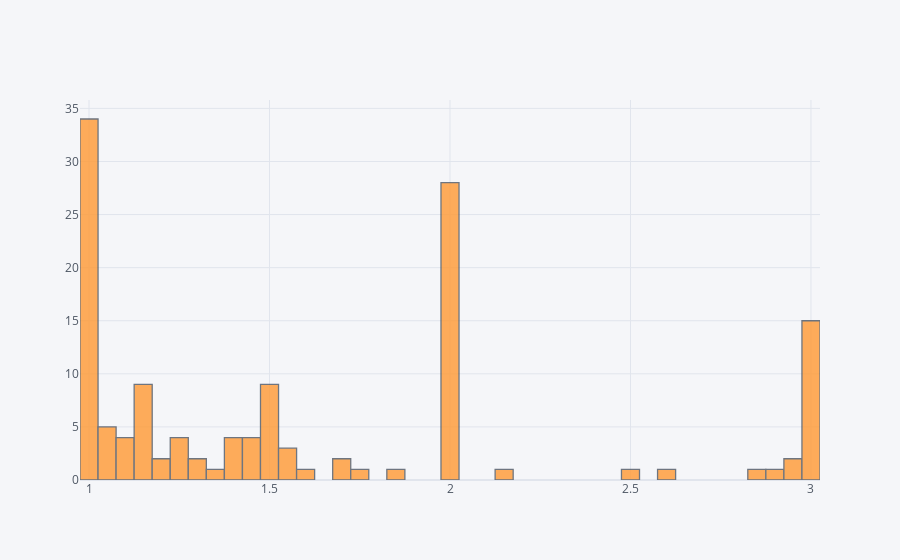

The cell this chart's notebook holds for it:
### Code cell
print(df.groupby('SubjectsBirthLocation')['DODRace'].count().sort_values())
print()

df.groupby('SubjectsBirthLocation')['DODRace'].mean().iplot(kind='histogram',subplots=True,bins=50)

### Figure 1 — Plotly figure (JSON) as saved in the notebook; plotly's stock layout.template omitted (floating-point values rounded to 4 significant figures; data arrays with more than 128 entries replaced by an {"elided": "..."} marker saying what was removed)
{"data": [{"histfunc": "count", "histnorm": "", "marker": {"color": "rgba(255, 153, 51, 1.0)", "line": {"color": "#4D5663", "width": 1.3}}, "name": "DODRace", "nbinsx": 50, "opacity": 0.8, "orientation": "v", "type": "histogram", "x": {"elided": "136 float values"}, "xaxis": "x", "yaxis": "y"}], "layout": {"barmode": "overlay", "legend": {"bgcolor": "#F5F6F9", "font": {"color": "#4D5663"}}, "paper_bgcolor": "#F5F6F9", "plot_bgcolor": "#F5F6F9", "title": {"font": {"color": "#4D5663"}}, "xaxis": {"anchor": "y", "domain": [0, 1], "gridcolor": "#E1E5ED", "showgrid": true, "tickfont": {"color": "#4D5663"}, "title": {"font": {"color": "#4D5663"}, "text": ""}, "zerolinecolor": "#E1E5ED"}, "yaxis": {"anchor": "x", "domain": [0, 1], "gridcolor": "#E1E5ED", "showgrid": true, "tickfont": {"color": "#4D5663"}, "title": {"font": {"color": "#4D5663"}, "text": ""}, "zerolinecolor": "#E1E5ED"}}}
